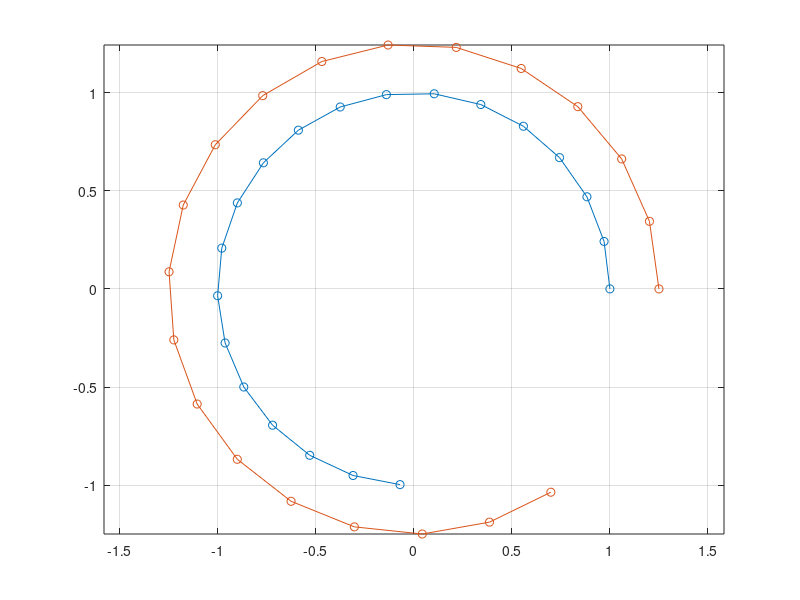

Source code (MATLAB):
close all; clc; clearvars;

A = ones(2,20);
A(2,1) = 1.25;

for aa=2:size(A,2)
    A(:,aa) = A(:,aa-1).*exp(-1i*[14; 16]*pi/180);
    
    
    
end




figure(1)
plot(A','-o')
axis equal;
grid on;
